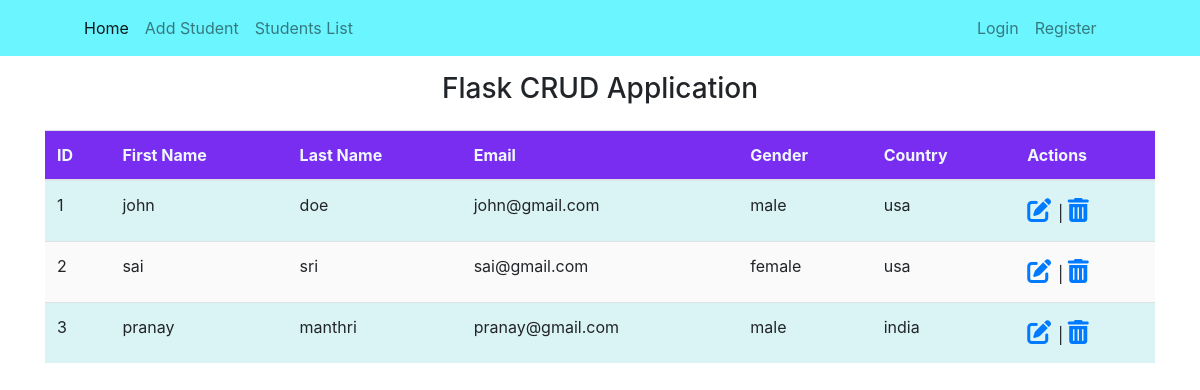
The page / on the database its author committed.
### models.py (models this page shows, shortened)
class StudentModel(db.Model):
    __tablename__ = "students"
    id = db.Column(db.Integer, primary_key=True)
    first_name = db.Column(db.String())
    last_name = db.Column(db.String())
    email = db.Column(db.String())
    password = db.Column(db.String())
    gender = db.Column(db.String())
    hobbies = db.Column(db.String())
    country = db.Column(db.String(80))

### app.py (the view)
@app.route('/')
def RetrieveList():
    students = StudentModel.query.all()
    return render_template('datalist.html',students = students)

### app.py (called while the page is built)
@app.before_request
def create_table():
    db.create_all()

### templates/datalist.html (shortened to what this page needs)
{% extends 'base.html' %}
{% block body %}
<div class="container">
 <table class="table">
     <thead style="background-color: rgb(120, 45, 241);color: aliceblue;">
        <th>ID</th>
        <th>First Name</th>
        <th>Last Name</th>
        <th>Email</th>
        <th>Gender</th>
        <th>Country</th>
        <th>Actions</th>
    </thead>
   <tbody>
    {% for student in students %}
    <tr
    {% if loop.index %2==0 %}
    style="background-color: rgb(250, 250, 250);"
    {% else %}
    style="background-color: rgb(218, 243, 245);"
    {% endif %}
    ><td>{{ loop.index }}</td>
    <td>{{student.first_name}}</td>
    <td>{{student.last_name}}</td>
    <td>{{student.email}}</td>
    <td>{{student.gender}}</td>
    <td>{{student.country}}</td>
    <td> <span style="font-size: 24px;color:green;">
       <a href="/{{student.id}}/edit"> <i class="fas fa-edit"></i></a> </span>
        | <span style="font-size: 24px;color:rgb(138, 163, 184);">
          <a href="/{{student.id}}/delete"> <i class="fas fa-trash-alt"></i></a></span></td>
    {% endfor %}
   </tbody>
 </table>
</div>
{% endblock %}

### templates/base.html (shortened to what this page needs)
<!DOCTYPE html>
<html lang="en">
<head>
    <link rel="stylesheet" href="https://stackpath.bootstrapcdn.com/bootstrap/4.4.1/css/bootstrap.min.css">
    <link rel="stylesheet" href="https://cdnjs.cloudflare.com/ajax/libs/font-awesome/6.0.0-beta3/css/all.min.css" />
</head>
<body>
{% block body %} {% endblock %}
</body>
</html>

### templates/header.html (shortened to what this page needs)
{% extends 'base.html' %}
{% block body %}
<div class="container-fluid" style="background-color: rgb(107, 245, 255);">
  <div class="container">
    <nav class="navbar navbar-expand-lg navbar-light ">
      <div class="container-fluid">
        <div class="collapse navbar-collapse" id="navbarNav">
          <ul class="navbar-nav">
            <li class="nav-item">
              <a class="nav-link active" aria-current="page" href="http://127.0.0.1:5000/">Home</a>
            </li>
            <li class="nav-item">
              <a class="nav-link" href="/create">Add Student</a>
            </li>
            <li class="nav-item">
              <a class="nav-link" href="/">Students List</a>
            </li>
            <li class="nav-item">
              <a class="nav-link" href="/login" >Login</a>
            </li>
            <li class="nav-item">
              <a class="nav-link" href="/register" >Register</a>
            </li>
          </ul>
        </div>
      </div>
    </nav>
  </div>
</div>
<div class=" p-3">
  <div class="well text-center">
    <h3>Flask CRUD Application </h3>
  </div>
</div>
{% endblock %}

### rows shown on the page
StudentModel: first_name "john", last_name "doe", email "john@gmail.com", gender "male", country "usa"
StudentModel: first_name "sai", last_name "sri", email "sai@gmail.com", gender "female", country "usa"
StudentModel: first_name "pranay", last_name "manthri", email "pranay@gmail.com", gender "male", country "india"
